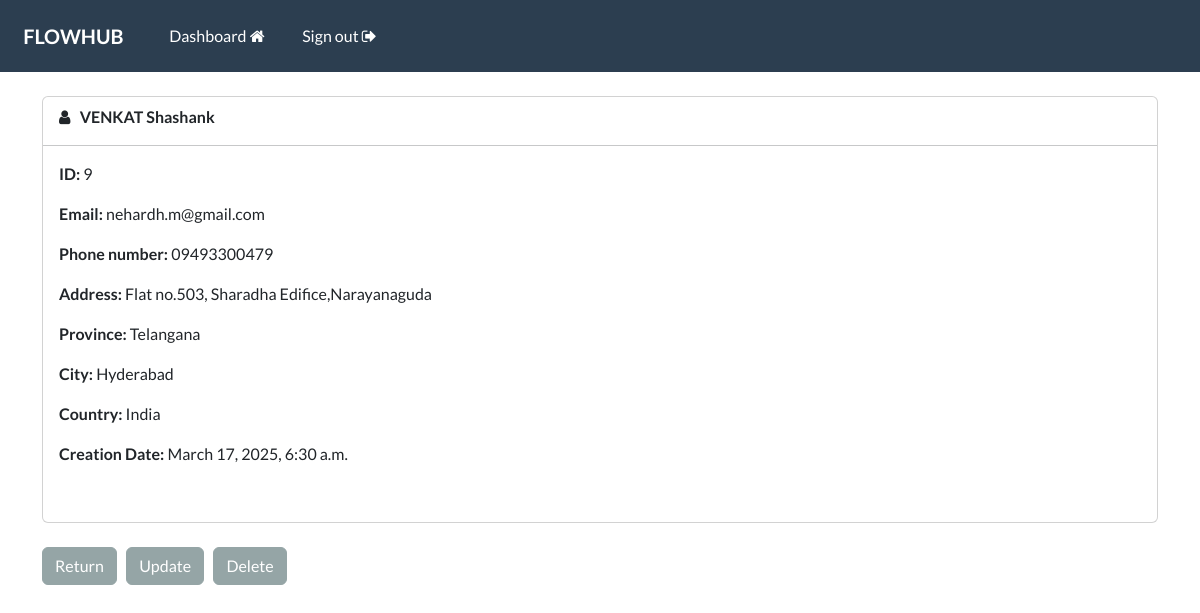
/record/9 (signed in), run on the app's committed database.
### webapp/models.py (models this page shows, shortened)
class Record(models.Model):
    creation_date = models.DateTimeField(auto_now_add = True)
    first_name = models.CharField(max_length = 100)
    last_name = models.CharField(max_length = 100)
    email = models.CharField(max_length = 200)
    phone = models.CharField(max_length = 20)
    address = models.CharField(max_length = 300)
    city = models.CharField(max_length = 100)
    province = models.CharField(max_length = 200)
    country = models.CharField(max_length = 100)

### webapp/views.py (the view)
# urls.py: path('record/<int:pk>' , views.singular_record , name = "record"),
@login_required(login_url = 'my-login')
def singular_record(request, pk):
    all_records = Record.objects.get(id = pk)
    context = {'record' : all_records}
    return render(request , 'webapp/view-record.html' , context = context)

### webapp/templates/webapp/view-record.html
{% extends "webapp/base.html" %}
{% block content %}
    <div class="card">
        <div class="px-3 pt-2">
            <strong>
                <i class="fa fa-user" aria-hidden="true"></i> &nbsp;
                {{record.last_name | upper}}
                {{record.first_name}}
            </strong>
        </div>
        <hr>
        <div class="card-body pt-0">
            <p><strong> ID: </strong> {{record.id}} </p>
            <p><strong> Email: </strong> {{record.email}} </p>
            <p><strong> Phone number: </strong> {{record.phone}} </p>
            <p><strong> Address: </strong> {{record.address}} </p>
            <p><strong> Province: </strong> {{record.province}} </p>
            <p><strong> City: </strong> {{record.city}} </p>
            <p><strong> Country: </strong> {{record.country}} </p>
            <p><strong> Creation Date: </strong> {{record.creation_date}} </p>
        </div>
        <br>
    </div>
    <br>
    <a href="{% url 'dashboard' %}" class="btn btn-secondary"> Return </a> &nbsp;
    <a href="{% url 'update-record' record.id %}" class="btn btn-secondary"> Update </a> &nbsp;
    <a href="{% url 'delete-record' record.id %}" class="btn btn-secondary"> Delete </a> &nbsp;
{% endblock %}

### data on the page
Record: last_name "VENKAT", first_name "Shashank", id "9", email "nehardh.m@gmail.com", phone "09493300479", address "Flat no.503, Sharadha Edifice,Narayanaguda", province "Telangana", city "Hyderabad", country "India", creation_date "March 17, 2025, 6:30 a.m."
